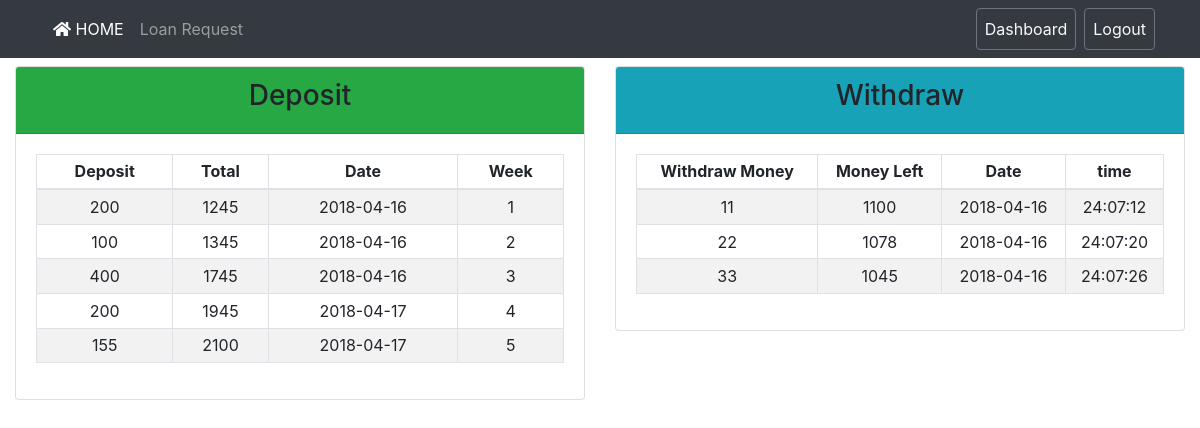
The app's page /admin_userDetails.php?name=imran (signed in) with its own data.
### tables this page shows
CREATE TABLE `ams_deposit` (
  `id` int(11) NOT NULL,
  `username` varchar(50) NOT NULL,
  `depositMoney` int(11) NOT NULL,
  `totalMoney` int(11) NOT NULL,
  `date` varchar(20) NOT NULL
);

CREATE TABLE `withdraw_status` (
  `id` int(11) NOT NULL,
  `username` varchar(50) NOT NULL,
  `beforeWithdraw` varchar(10) NOT NULL,
  `withdrawMoney` varchar(10) NOT NULL,
  `afterWithdraw` varchar(10) NOT NULL,
  `time` varchar(8) NOT NULL,
  `date` date NOT NULL
);

### admin_userDetails.php (the view, shortened to what this page needs)
<?php
require 'config.php';
$name = mysqli_real_escape_string($conn, $_GET['name']);
?>
<!DOCTYPE html>
<html>
<head>
	<link rel="stylesheet" href="asset/css/bootstrap.min.css">
	<link rel="stylesheet" href="asset/css/style.css">
	<link rel="stylesheet" href="https://use.fontawesome.com/releases/v5.0.8/css/solid.css">
	<link rel="stylesheet" href="https://use.fontawesome.com/releases/v5.0.8/css/fontawesome.css">
</head>
<body class="text-center">
	<nav class="navbar navbar-expand-lg navbar-dark bg-dark">
		<div class="container">
			<div class="collapse navbar-collapse" id="AMSNavbar">
				<ul class="navbar-nav mr-auto">
					<li class="nav-item active">
						<a class="nav-link" href="index.php">
							<i class="fas fa-home"></i>
							HOME
						</a>
					</li>
					<li class="nav-item">
						<a class="nav-link" href="admin_loan.php">
							Loan Request
						</a>
					</li>
				</ul>
				<ul class="navbar-nav my-2 my-md-0">
					<li class="nav-item">
						<a class="nav-link btn btn-outline-secondary text-light" href="admin_dashboard.php">Dashboard</a>
					</li>
					<li class="ml-2 nav-item">
						<a class="nav-link btn btn-outline-secondary text-light" href="logout.php">Logout</a>
					</li>
				</ul>
			</div>
		</div>
	</nav>
	<main role="main" class="container-fluid">
		<div class="row">
			<div class="col-md-6 mt-2">
				<div class="card">
					<div class="card-header bg-success">
						<h3>Deposit</h3>
					</div>
					<div class="card-body">
						<table class="table table-hover table-sm table-bordered table-striped">
							<thead>
								<tr>
									<th scope="col">Deposit</th>
									<th scope="col">Total</th>
									<th scope="col">Date</th>
									<th scope="col">Week</th>
								</tr>
							</thead>
							<tbody>
								<?php
									$depoData = array();
									$depoSqlQuery = "SELECT `depositMoney`, `totalMoney`, `date` FROM `ams_deposit` WHERE `username` = '$name' ORDER by `id` ASC";
									if ($depoResult = $conn->query($depoSqlQuery)) {
										while ($depoRows = $depoResult->fetch_array(MYSQLI_ASSOC)) {
											$depoData[] = $depoRows;
										}
									}
									$week = 1;
									foreach ($depoData as $depoRow) {
										echo "<tr>";
										echo "<td>" . $depoRow['depositMoney'] . "</td>";
										echo "<td>" . $depoRow['totalMoney'] . "</td>";
										echo "<td>" . $depoRow['date'] . "</td>";
										echo "<td>" . $week . "</td>";
										echo "</tr>";
										$week++;
									}
								?>
							</tbody>
						</table>
					</div>
				</div>
			</div>
			<div class="col-md-6 mt-2">
				<div class="card">
					<div class="card-header bg-info">
						<h3>Withdraw</h3>
					</div>
					<div class="card-body">
						<table class="table table-hover table-sm table-bordered table-striped">
							<thead>
								<tr>
									<th scope="col">Withdraw Money</th>
									<th scope="col">Money Left</th>
									<th scope="col">Date</th>
									<th scope="col">time</th>
								</tr>
							</thead>
							<tbody>
								<?php
									$withdrawData = array();
									$withdrawSqlQuery = "SELECT `withdrawMoney`, `afterWithdraw`, `time`, `date` FROM `withdraw_status` WHERE `username` = '$name' ORDER by `id` ASC";
									if ($withdrawResult = $conn->query($withdrawSqlQuery)) {
										while ($withdrawRows = $withdrawResult->fetch_array(MYSQLI_ASSOC)) {
											$withdrawData[] = $withdrawRows;
										}
									}
									foreach ($withdrawData as $withdrawRow) {
										echo "<tr>";
										echo "<td>" . $withdrawRow['withdrawMoney'] . "</td>";
										echo "<td>" . $withdrawRow['afterWithdraw'] . "</td>";
										echo "<td>" . $withdrawRow['date'] . "</td>";
										echo "<td>" . $withdrawRow['time'] . "</td>";
										echo "</tr>";
									}
								?>
							</tbody>
						</table>
					</div>
				</div>
			</div>
		</div>
	</main>
</body>
</html>

### records on screen
ams_deposit: depositMoney "200", totalMoney "1245", date "2018-04-16"
ams_deposit: depositMoney "100", totalMoney "1345", date "2018-04-16"
ams_deposit: depositMoney "400", totalMoney "1745", date "2018-04-16"
ams_deposit: depositMoney "200", totalMoney "1945", date "2018-04-17"
ams_deposit: depositMoney "155", totalMoney "2100", date "2018-04-17"
withdraw_status: withdrawMoney "11", afterWithdraw "1100", date "2018-04-16", time "24:07:12"
withdraw_status: withdrawMoney "22", afterWithdraw "1078", date "2018-04-16", time "24:07:20"
withdraw_status: withdrawMoney "33", afterWithdraw "1045", date "2018-04-16", time "24:07:26"
